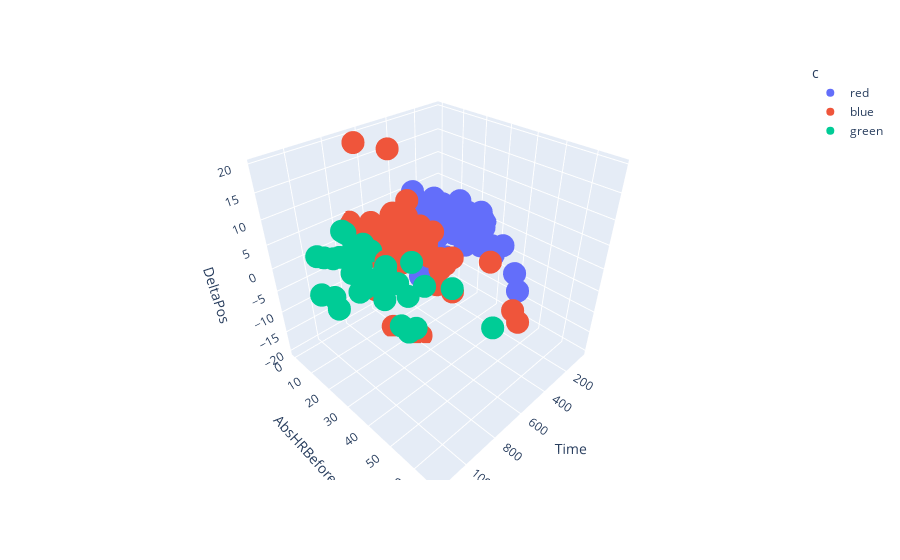

The notebook cell saved with this chart:
### Code cell
Delta_HR_pos = ncdf[['AbsHRBefore','DeltaPos','Time']]

k_optimal = KMeans(n_clusters = 3, init = 'k-means++', random_state = 42)
k_optimal.fit(Delta_HR_pos)
#fit the model using kmeans, evaluated using the optimal number of clusters
Delta_HR_pos['cluster'] = k_optimal.fit_predict(Delta_HR_pos)
#we use the cluster_centers_ to find the centroids of the clusters, repsentented as triangles in the figure
centroids = k_optimal.cluster_centers_

cen_x = [i[0] for i in centroids] 
cen_y = [i[1] for i in centroids]
cen_z = [i[2] for i in centroids]

# Delta_HR_pos['cen_x'] = Delta_HR_pos.cluster.map({0:cen_x[0], 1:cen_x[1], 2:cen_x[2]})
# Delta_HR_pos['cen_y'] = Delta_HR_pos.cluster.map({0:cen_y[0], 1:cen_y[1], 2:cen_y[2]})
# Delta_HR_pos['cen_z'] = Delta_HR_pos.cluster.map({0:cen_y[0], 1:cen_y[1], 2:cen_y[2]})

colors = ['red', 'green', 'blue']
Delta_HR_pos['c'] = Delta_HR_pos.cluster.map({0:colors[0], 1:colors[1], 2:colors[2]})
# plt.scatter(Delta_HR_pos.AbsHRBefore, Delta_HR_pos.DeltaPos, c=Delta_HR_pos.c, alpha = 0.5, s=60)
# plt.scatter(cen_x, cen_y, marker='^', c=colors, s=150)
# fig = plt.figure(figsize=(26,6))
# ax = fig.add_subplot(131, projection='3d')
# ax.scatter(Delta_HR_pos.AbsHRBefore, Delta_HR_pos.DeltaPos, Delta_HR_pos.Time, c=Delta_HR_pos.c, s=15)
# ax.set_xlabel('Attack')
# ax.set_ylabel('Defense')
# ax.set_zlabel('HP')
# plt.show()
import plotly.express as px
fig = px.scatter_3d(Delta_HR_pos, x='Time', y='AbsHRBefore', z='DeltaPos', color = Delta_HR_pos.c)
fig.show()

### Figure 1 — Plotly figure (JSON) as saved in the notebook; plotly's stock layout.template omitted (floating-point values rounded to 4 significant figures)
{"data": [{"hovertemplate": "c=red<br>Time=%{x}<br>AbsHRBefore=%{y}<br>DeltaPos=%{z}<extra></extra>", "legendgroup": "red", "marker": {"color": "#636efa", "symbol": "circle"}, "mode": "markers", "name": "red", "scene": "scene", "showlegend": true, "type": "scatter3d", "x": [116, 139, 164, 192, 293, 311, 353, 182, 276, 380, 213, 230, 323, 84, 103, 116, 234, 245, 257, 365, 101, 124, 157, 173, 267, 280, 324, 336, 360, 85, 219, 263, 279, 291, 119, 245, 319, 53, 66, 163, 175, 291, 309, 121, 165, 74, 89, 119, 178, 209, 106, 139, 152, 170, 211, 238, 261, 290, 312, 328, 354, 379, 82, 94, 121, 137, 235, 249, 303, 363, 85, 106, 241, 278, 297, 328, 342, 368, 93, 303, 315, 118, 134, 181, 245, 281, 301, 313, 338, 353, 154, 186, 269, 282, 374, 385, 102, 136, 232, 253, 272, 292, 337, 353, 84, 103, 116, 234, 245, 257, 365, 194, 234, 292, 315, 359, 205], "y": [6, 9, 8, 12, 14, 20, 9, 5, 3, 20, 9, 14, 2, 19, 10, 12, 26, 16, 14, 2, 9, 2, 14, 2, 8, 2, 4, 21, 6, 23, 29, 25, 4, 1, 21, 22, 11, 20, 24, 28, 20, 13, 28, 5, 0, 17, 5, 4, 24, 8, 14, 36, 28, 9, 14, 36, 32, 22, 35, 16, 22, 52, 16, 2, 5, 10, 2, 4, 6, 18, 4, 18, 8, 8, 8, 4, 8, 2, 10, 8, 9, 4, 8, 4, 14, 4, 10, 6, 8, 1, 10, 6, 2, 6, 18, 5, 3, 32, 2, 12, 4, 2, 52, 1, 19, 10, 12, 26, 16, 14, 2, 6, 4, 24, 4, 31, 14], "z": [0.58, -1.92, 0.26, 0.03, 0.56, 0.27, 0.15, 0.56, -2.84, 0.04, 0.04, 0.13, 0.79, 0.04, 0.02, 0.1, 0.08, 0.03, -0.63, -0.64, -1.07, 1.19, 0.81, -0.37, 0.91, -0.41, 5.7, -5.3, 1.74, 1.94, 1.19, 0.96, -16.38, 0, 0.47, -0.47, -0.43, 0.12, -0.04, 0.31, -0.32, 1.54, -0.35, 0.44, 0.14, 0.24, -0.89, -2.3, 0.51, -0.25, 2.91, -1.84, 0.58, -0.6, 0.13, -0.25, 0.26, -0.27, 0.67, 0.35, 3.36, 0.54, 0.38, -0.19, 0.56, -0.75, 0.22, -0.29, 0.3, -0.22, -1.53, 1.06, 0.36, -1.05, 0.67, -1.99, 0, 0.26, -3.04, 0.5, 0.59, -0.12, 0.04, 0.24, 0.03, -0.19, 0.18, 0.31, 0.26, -0.73, 0.36, -0.27, -0.27, 0.29, 1.4, -0.06, 0.01, -5.23, -0.49, 1.65, -1.73, 0.34, -4.13, 0.05, 0.11, -0.04, 0.11, -0.13, 0.18, -0.63, -0.53, -0.08, 0.44, 0.75, -2.31, 0.53, 2.04]}, {"hovertemplate": "c=blue<br>Time=%{x}<br>AbsHRBefore=%{y}<br>DeltaPos=%{z}<extra></extra>", "legendgroup": "blue", "marker": {"color": "#EF553B", "symbol": "circle"}, "mode": "markers", "name": "blue", "scene": "scene", "showlegend": true, "type": "scatter3d", "x": [459, 498, 515, 531, 554, 707, 451, 518, 574, 599, 456, 537, 644, 683, 475, 509, 595, 624, 650, 673, 691, 709, 722, 447, 490, 505, 519, 546, 583, 622, 647, 669, 454, 497, 533, 557, 639, 659, 687, 477, 590, 402, 461, 480, 569, 407, 420, 472, 490, 537, 558, 600, 655, 674, 710, 458, 474, 498, 521, 573, 620, 683, 707, 437, 454, 488, 510, 561, 585, 607, 638, 656, 424, 451, 462, 529, 558, 585, 619, 654, 670, 723, 401, 454, 469, 563, 595, 631, 686, 475, 509, 595, 624, 650, 673, 691, 709, 722, 410, 570, 683, 464], "y": [12, 22, 3, 6, 3, 14, 18, 13, 8, 5, 16, 29, 12, 6, 3, 31, 1, 41, 14, 2, 15, 2, 0, 4, 14, 16, 7, 12, 15, 2, 18, 3, 22, 7, 22, 4, 12, 21, 8, 20, 22, 0, 6, 12, 1, 44, 14, 1, 32, 3, 34, 62, 3, 67, 2, 5, 32, 2, 22, 24, 12, 19, 4, 1, 16, 18, 10, 5, 9, 11, 14, 5, 12, 5, 10, 30, 6, 24, 14, 14, 2, 18, 10, 10, 20, 10, 34, 12, 10, 3, 31, 1, 41, 14, 2, 15, 2, 0, 4, 28, 8, 4], "z": [-0.18, 1.06, -0.46, 0.26, -1.2, 0.32, 0.11, 0.83, 0.01, -0.31, -0.75, -6.05, -0.51, 0.86, 2.24, -1.31, 1.78, -2.21, 0.07, 0.06, 1.53, -2.47, 3.2, -0.51, 0.16, -3.37, 4.19, -0.64, 0.25, -0.01, 0.04, -0.33, 2.65, 0.01, 0.15, 0.06, 0.62, -1.16, 0.9, 0.82, 0, 0, -0.01, 0.01, 0, 1.17, -0.88, -0.34, 0.1, 0.02, 0.85, 0.32, 0.3, 1.34, -1.13, 0.4, -0.13, 0.08, -0.33, 1.01, -0.22, 0.24, 0.44, -0.87, 2.52, -0.42, 0.3, -1.68, 0.18, -0.2, 0.38, -4.18, 0.97, -3.29, 3.43, 0.13, 0.29, -19.92, 19.46, -19.46, 19.14, -0.46, -1.94, 6.7, -1.24, -0.68, 0.11, -4.8, 0.55, 2.07, -1.07, 1.78, -1.91, 0.07, -0.31, 1.9, -2.28, 3.47, -3.87, 0.72, -11.09, 1.01]}, {"hovertemplate": "c=green<br>Time=%{x}<br>AbsHRBefore=%{y}<br>DeltaPos=%{z}<extra></extra>", "legendgroup": "green", "marker": {"color": "#00cc96", "symbol": "circle"}, "mode": "markers", "name": "green", "scene": "scene", "showlegend": true, "type": "scatter3d", "x": [730, 742, 797, 882, 898, 963, 1032, 1123, 1143, 754, 767, 756, 825, 989, 1008, 748, 928, 751, 844, 859, 895, 908, 741, 754, 802, 821, 865, 952, 968, 1008, 742, 797, 882, 898, 963, 1032, 1123, 1143, 747, 832, 844, 872, 892, 949, 961], "y": [1, 4, 2, 7, 28, 2, 18, 19, 28, 13, 0, 63, 24, 26, 45, 48, 8, 32, 11, 28, 20, 16, 8, 20, 29, 6, 38, 5, 48, 48, 4, 2, 7, 28, 2, 18, 19, 28, 37, 26, 15, 14, 14, 25, 35], "z": [0.27, -2.71, 3.09, 0.02, 0.05, 0.17, -5.33, -0.02, 2.7, 0.92, -3.83, 0.6, 0.17, 0.14, 0.09, 3.16, 0.78, 3.71, -1.67, 0.06, 0.15, 2.35, 0.88, -0.55, -0.71, 4.03, 0.67, 0.55, -0.21, -0.08, -3.17, 3.09, 0.02, 0.05, 0.17, -5.39, -0.1, 2.78, 0.14, 1.17, -0.39, 3.21, -1.35, -0.16, 0.95]}], "layout": {"legend": {"title": {"text": "c"}, "tracegroupgap": 0}, "margin": {"t": 60}, "scene": {"domain": {"x": [0, 1], "y": [0, 1]}, "xaxis": {"title": {"text": "Time"}}, "yaxis": {"title": {"text": "AbsHRBefore"}}, "zaxis": {"title": {"text": "DeltaPos"}}}}}
